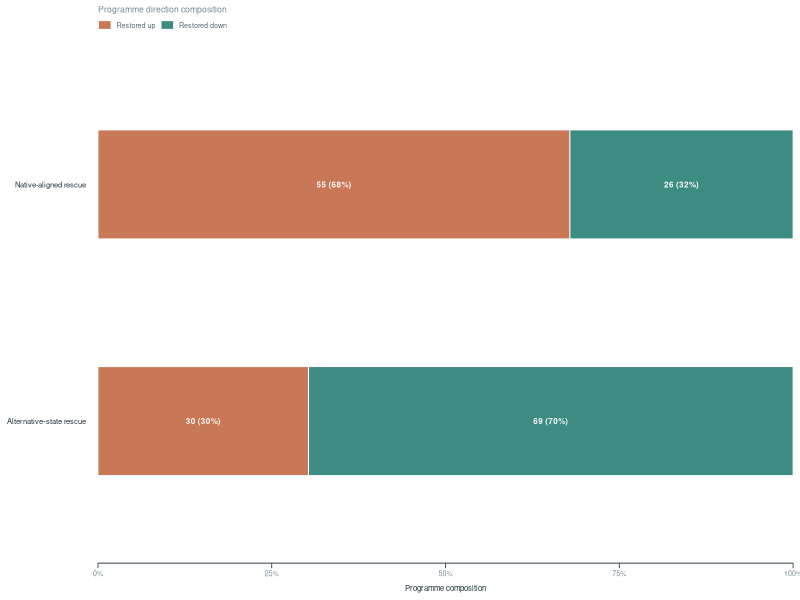
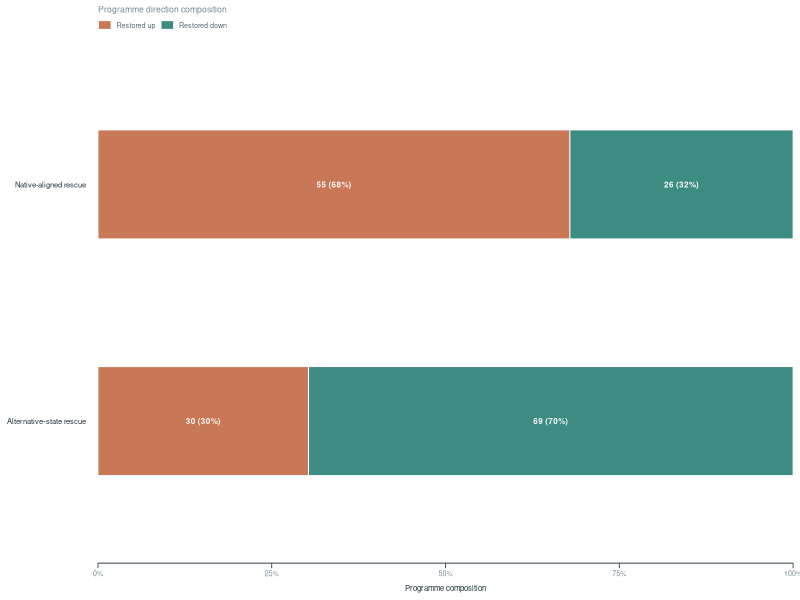
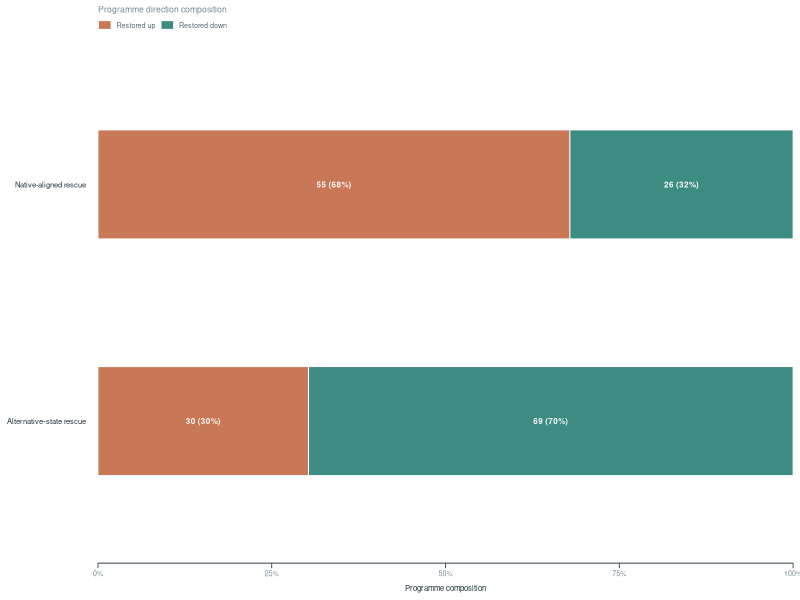

Write R code to recreate these figures, in order. (Note: this script raises an error after producing the figures.)

# ============================================================
# Figure 3D v3 — Programme direction composition
#
# Changes from v1:
#   1. Shorten subtitle to prevent clipping.
#   2. Make stack order match legend order:
#        left  = Restored up
#        right = Restored down
#   3. Keep counts, percentages, colors, and statistics unchanged.
# ============================================================

suppressPackageStartupMessages({
  library(ggplot2)
  library(dplyr)
  library(readr)
  library(scales)
  library(grid)
})

# ------------------------------------------------------------
# 1. Locate project root
# ------------------------------------------------------------
get_script_dir <- function() {

  args <- commandArgs(trailingOnly = FALSE)
  file_arg <- grep("^--file=", args, value = TRUE)

  if (length(file_arg) > 0) {
    return(
      dirname(
        normalizePath(
          sub("^--file=", "", file_arg[1])
        )
      )
    )
  }

  return(getwd())
}

start_dir <- get_script_dir()

candidate_roots <- unique(c(
  start_dir,
  getwd(),
  dirname(start_dir),
  dirname(dirname(start_dir)),
  dirname(getwd()),
  dirname(dirname(getwd()))
))

candidate_roots <- candidate_roots[
  dir.exists(candidate_roots)
]

score_root <- function(x) {

  score <- 0

  if (dir.exists(file.path(x, "results"))) {
    score <- score + 2
  }

  if (dir.exists(file.path(x, "figures"))) {
    score <- score + 1
  }

  score
}

scores <- sapply(
  candidate_roots,
  score_root
)

project_root <- candidate_roots[
  which.max(scores)
]

cat(
  "Project root:",
  project_root,
  "\n"
)


# ------------------------------------------------------------
# 2. Frozen composition data
# ------------------------------------------------------------
plot_dat <- tibble(
  program = c(
    "Native-aligned rescue",
    "Native-aligned rescue",
    "Alternative-state rescue",
    "Alternative-state rescue"
  ),

  direction = c(
    "Restored up",
    "Restored down",
    "Restored up",
    "Restored down"
  ),

  n = c(
    55,
    26,
    30,
    69
  )
) %>%
  group_by(program) %>%
  mutate(
    total = sum(n),
    fraction = n / total,
    percent = 100 * fraction,
    label = paste0(
      n,
      " (",
      round(percent),
      "%)"
    )
  ) %>%
  ungroup()


# ------------------------------------------------------------
# 3. QC
# ------------------------------------------------------------
qc <- plot_dat %>%
  dplyr::group_by(program) %>%
  dplyr::summarise(
    total = sum(n),
    up = sum(
      n[
        direction == "Restored up"
      ]
    ),
    down = sum(
      n[
        direction == "Restored down"
      ]
    ),
    .groups = "drop"
  )

print(qc)

native_total <- qc$total[
  qc$program ==
    "Native-aligned rescue"
]

alt_total <- qc$total[
  qc$program ==
    "Alternative-state rescue"
]

if (
  length(native_total) != 1 ||
    native_total != 81
) {
  stop(
    "Native-aligned rescue programme does not sum to 81."
  )
}

if (
  length(alt_total) != 1 ||
    alt_total != 99
) {
  stop(
    "Alternative-state rescue programme does not sum to 99."
  )
}


# ------------------------------------------------------------
# 4. Factor ordering
# ------------------------------------------------------------
plot_dat <- plot_dat %>%
  mutate(
    program = factor(
      program,
      levels = rev(
        c(
          "Native-aligned rescue",
          "Alternative-state rescue"
        )
      )
    ),

    direction = factor(
      direction,
      levels = c(
        "Restored up",
        "Restored down"
      )
    )
  )


# ------------------------------------------------------------
# 5. Colors
# ------------------------------------------------------------
COL_UP <- "#C97857"
COL_DOWN <- "#3D8C82"
COL_TEXT <- "#20343D"
COL_MUTED <- "#718993"

direction_cols <- c(
  "Restored up" = COL_UP,
  "Restored down" = COL_DOWN
)


# ------------------------------------------------------------
# 6. Plot — Nature-style compact panel
# ------------------------------------------------------------
p <- ggplot(
  plot_dat,
  aes(
    x = fraction,
    y = program,
    fill = direction
  )
) +

  geom_col(
    width = 0.46,
    colour = "white",
    linewidth = 0.30,
    position = position_stack(
      reverse = TRUE
    )
  ) +

  geom_text(
    aes(
      label = label
    ),
    position = position_fill(
      vjust = 0.5,
      reverse = TRUE
    ),
    size = 2.05,
    family = "Helvetica",
    colour = "white",
    fontface = "bold"
  ) +

  scale_fill_manual(
    values = direction_cols,
    breaks = c(
      "Restored up",
      "Restored down"
    ),
    name = NULL
  ) +

  scale_x_continuous(
    labels = percent_format(
      accuracy = 1
    ),
    breaks = seq(
      0,
      1,
      by = 0.25
    ),
    limits = c(
      0,
      1
    ),
    expand = c(
      0,
      0
    )
  ) +

  labs(
    x = "Programme composition",
    y = NULL,
    subtitle = "Programme direction composition"
  ) +

  theme_classic(
    base_family = "Helvetica",
    base_size = 7
  ) +

  theme(
    plot.subtitle = element_text(
      size = 6.2,
      colour = COL_MUTED,
      hjust = 0,
      margin = margin(
        b = 4
      )
    ),

    axis.title.x = element_text(
      size = 5.6,
      colour = COL_TEXT,
      margin = margin(
        t = 5
      )
    ),

    axis.text.x = element_text(
      size = 5.1,
      colour = COL_MUTED
    ),

    axis.text.y = element_text(
      size = 5.5,
      colour = COL_TEXT,
      margin = margin(
        r = 5
      )
    ),

    axis.line.y = element_blank(),
    axis.ticks.y = element_blank(),

    axis.line.x = element_line(
      linewidth = 0.32,
      colour = COL_TEXT
    ),

    axis.ticks.x = element_line(
      linewidth = 0.28,
      colour = COL_TEXT
    ),

    axis.ticks.length = unit(
      1.3,
      "mm"
    ),

    legend.position = "top",
    legend.justification = "left",
    legend.direction = "horizontal",

    legend.text = element_text(
      size = 5.2,
      colour = "#526A74"
    ),

    legend.key.width = unit(
      3.5,
      "mm"
    ),

    legend.key.height = unit(
      2.5,
      "mm"
    ),

    legend.spacing.x = unit(
      2.0,
      "mm"
    ),

    legend.margin = margin(
      t = 0,
      r = 0,
      b = 2,
      l = 0
    ),

    plot.margin = margin(
      t = 4,
      r = 5,
      b = 5,
      l = 5,
      unit = "pt"
    ),

    panel.grid = element_blank()
  )


# ------------------------------------------------------------
# 7. Output
# ------------------------------------------------------------
out_dir <- file.path(
  project_root,
  "figures",
  "FIGURE 3",
  "Panel_D_Nature_final_v3"
)

dir.create(
  out_dir,
  recursive = TRUE,
  showWarnings = FALSE
)


# PNG
ggsave(
  filename = file.path(
    out_dir,
    "Fig3_PanelD_Nature_final_v3.png"
  ),
  plot = p,
  width = 88,
  height = 43,
  units = "mm",
  dpi = 600,
  bg = "white"
)


# PDF
pdf(
  file = file.path(
    out_dir,
    "Fig3_PanelD_Nature_final_v3.pdf"
  ),
  width = 88 / 25.4,
  height = 43 / 25.4,
  family = "Helvetica",
  useDingbats = FALSE
)

print(p)

dev.off()


# TIFF
ggsave(
  filename = file.path(
    out_dir,
    "Fig3_PanelD_Nature_final_v3.tiff"
  ),
  plot = p,
  width = 88,
  height = 43,
  units = "mm",
  dpi = 600,
  compression = "lzw",
  bg = "white"
)


# ------------------------------------------------------------
# 8. Export source data
# ------------------------------------------------------------
write_csv(
  plot_dat %>%
    mutate(
      program = as.character(program),
      direction = as.character(direction)
    ),
  file.path(
    out_dir,
    "Fig3_PanelD_Nature_final_v3_composition.csv"
  )
)


# ------------------------------------------------------------
# 9. README
# ------------------------------------------------------------
readme <- c(

  "Figure 3D v3 — Nature final | Programme direction composition",

  "",

  "Frozen counts:",

  "Native-aligned rescue programme:",
  "  Restored up = 55",
  "  Restored down = 26",
  "  Total = 81",

  "",

  "Alternative-state rescue programme:",
  "  Restored up = 30",
  "  Restored down = 69",
  "  Total = 99",

  "",

  "Nature-style layout changes:",

  "- Compact 88 x 43 mm final panel.",
  "- Helvetica typography and reduced final-size text.",
  "- Compact left-aligned legend.",
  "- Thinner bars, axes and dividers for Nature-style balance.",
  "- No counts, percentages, colors, or scientific interpretation changed."
)

writeLines(
  readme,
  file.path(
    out_dir,
    "README_Fig3_PanelD_Nature_final_v3.txt"
  )
)


cat("\nDone.\n")
cat("Output directory:\n")
cat(out_dir, "\n")
